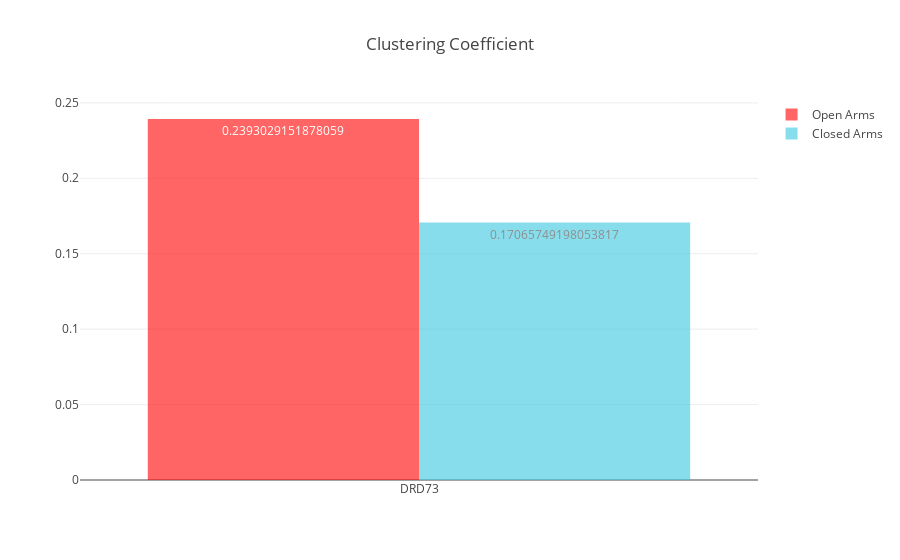

The notebook cell this image was saved under:
### Markdown cell above
### *If the nearest neighbors of a node are also directly connected to each other they form a cluster. The clustering coefficient quantifies the number of connections that exist between the nearest neighbors of a node as a proportion of the maximum number of possible connections. Random networks have lowe average clustering whereas complex networks have high clustering (associated with high local efficiency of information transfer and robustness).* (Bullmore and Sporns)

### As shown below, the clustering coefficient for all the networks was greater when the mice were in the open arms of the EPM.

### Code cell
open_arms_graphs = get_behavior_graphs(feature_extractors, "OpenArms_centerpoint")

open_measures = list()
for open_arms_graph in open_arms_graphs:
    open_measures.append(open_arms_graph.clustering_coefficient)    
    
closed_arms_graphs = get_behavior_graphs(feature_extractors, "ClosedArms_centerpoint")

closed_measures = list()
for closed_arms_graph in closed_arms_graphs:
    closed_measures.append(closed_arms_graph.clustering_coefficient) 

plot_network_measures(open_measures, closed_measures, *x_axis, title="Clustering Coefficient")

### Figure 1 — Plotly figure (JSON) as saved in the notebook; plotly's stock layout.template omitted (floating-point values rounded to 4 significant figures)
{"data": [{"marker": {"color": "rgb(255, 0, 0)"}, "name": "Open Arms", "opacity": 0.6, "text": [0.2393], "textposition": "auto", "type": "bar", "uid": "752cb0", "x": ["DRD73"], "y": [0.2393]}, {"marker": {"color": "rgb(58,200,225)"}, "name": "Closed Arms", "opacity": 0.6, "text": [0.1707], "textposition": "auto", "type": "bar", "uid": "e787bb", "x": ["DRD73"], "y": [0.1707]}], "layout": {"autosize": true, "title": "Clustering Coefficient", "xaxis": {"autorange": true, "range": [-0.5, 0.5], "type": "category"}, "yaxis": {"autorange": true, "range": [0, 0.2519], "type": "linear"}}}
